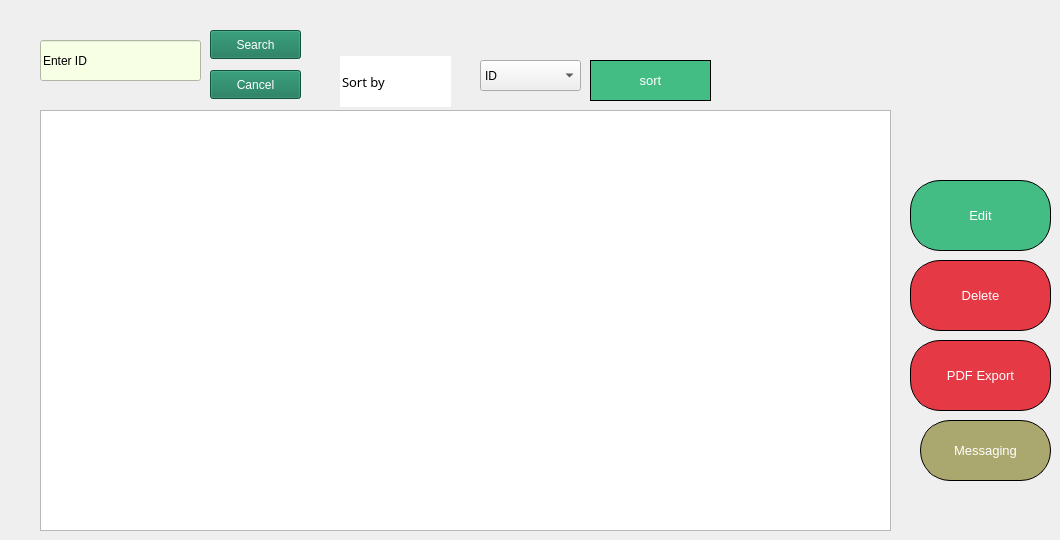
       <widget class="QWidget" name="list_view_Client">
        <widget class="QPushButton" name="Search_Button_Client">
         <property name="geometry">
          <rect>
           <x>210</x>
           <y>30</y>
           <width>91</width>
           <height>29</height>
          </rect>
         </property>
         <property name="styleSheet">
          <string notr="true">background-color: rgb(18, 115, 83);
color: rgb(255, 255, 255);</string>
         </property>
         <property name="text">
          <string>Search</string>
         </property>
        </widget>
        <widget class="QLineEdit" name="lineEdit_7_Client">
         <property name="geometry">
          <rect>
           <x>340</x>
           <y>56</y>
           <width>111</width>
           <height>51</height>
          </rect>
         </property>
         <property name="font">
          <font>
           <family>MV Boli</family>
           <pointsize>10</pointsize>
           <italic>false</italic>
           <bold>false</bold>
          </font>
         </property>
         <property name="styleSheet">
          <string notr="true">
color: rgb(0, 0, 0);
font: 10pt ;


border-radius:30px;
</string>
         </property>
         <property name="text">
          <string>Sort by</string>
         </property>
         <property name="frame">
          <bool>true</bool>
         </property>
         <property name="cursorPosition">
          <number>7</number>
         </property>
         <property name="dragEnabled">
          <bool>false</bool>
         </property>
         <property name="readOnly">
          <bool>false</bool>
         </property>
        </widget>
        <widget class="QLineEdit" name="Search_line_edit_Client">
         <property name="geometry">
          <rect>
           <x>40</x>
           <y>40</y>
           <width>161</width>
           <height>41</height>
          </rect>
         </property>
         <property name="styleSheet">
          <string notr="true">
background-color: rgb(247, 255, 229);

</string>
         </property>
         <property name="text">
          <string>Enter ID</string>
         </property>
        </widget>
        <widget class="QPushButton" name="Edit_Button_Client">
         <property name="geometry">
          <rect>
           <x>910</x>
           <y>180</y>
           <width>141</width>
           <height>71</height>
          </rect>
         </property>
         <property name="styleSheet">
          <string notr="true">border: 1px solid black;

color: rgb(255, 255, 255);
font: 10pt ;

background-color: rgb(171, 168, 111);
background-color: rgb(68, 189, 133);


border-radius:30px;
</string>
         </property>
         <property name="text">
          <string>Edit</string>
         </property>
        </widget>
        <widget class="QPushButton" name="Delete_Button_Client">
         <property name="geometry">
          <rect>
           <x>910</x>
           <y>260</y>
           <width>141</width>
           <height>71</height>
          </rect>
         </property>
         <property name="styleSheet">
          <string notr="true">border: 1px solid black;


color: rgb(255, 255, 255);
font: 10pt ;

background-color: rgb(171, 168, 111);
background-color: rgb(126, 61, 64);
background-color: rgb(230, 57, 70);

border-radius:30px;
</string>
         </property>
         <property name="text">
          <string>Delete</string>
         </property>
        </widget>
        <widget class="QTableView" name="tableView_Client">
         <property name="geometry">
          <rect>
           <x>40</x>
           <y>110</y>
           <width>851</width>
           <height>421</height>
          </rect>
         </property>
         <property name="styleSheet">
          <string notr="true"/>
         </property>
        </widget>
        <widget class="QPushButton" name="pdf_Button_Client">
         <property name="geometry">
          <rect>
           <x>910</x>
           <y>340</y>
           <width>141</width>
           <height>71</height>
          </rect>
         </property>
         <property name="styleSheet">
          <string notr="true">border: 1px solid black;


color: rgb(255, 255, 255);
font: 10pt ;

background-color: rgb(171, 168, 111);
background-color: rgb(126, 61, 64);
background-color: rgb(230, 57, 70);

border-radius:30px;
</string>
         </property>
         <property name="text">
          <string>PDF Export</string>
         </property>
        </widget>
        <widget class="QComboBox" name="sort_criterion_Client">
         <property name="geometry">
          <rect>
           <x>480</x>
           <y>60</y>
           <width>101</width>
           <height>31</height>
          </rect>
         </property>
         <item>
          <property name="text">
           <string>ID</string>
          </property>
         </item>
         <item>
          <property name="text">
           <string>Nom</string>
          </property>
         </item>
        </widget>
        <widget class="QPushButton" name="Sort_Button_Client">
         <property name="geometry">
          <rect>
           <x>590</x>
           <y>60</y>
           <width>121</width>
           <height>41</height>
          </rect>
         </property>
         <property name="styleSheet">
          <string notr="true">border: 1px solid black;

color: rgb(255, 255, 255);
font: 10pt ;

background-color: rgb(171, 168, 111);
background-color: rgb(68, 189, 133);


border-radius:30px;
</string>
         </property>
         <property name="text">
          <string>sort</string>
         </property>
        </widget>
        <widget class="QPushButton" name="cancel_search_button_Client">
         <property name="geometry">
          <rect>
           <x>210</x>
           <y>70</y>
           <width>91</width>
           <height>29</height>
          </rect>
         </property>
         <property name="styleSheet">
          <string notr="true">background-color: rgb(18, 115, 83);
color: rgb(255, 255, 255);</string>
         </property>
         <property name="text">
          <string>Cancel</string>
         </property>
        </widget>
        <widget class="QPushButton" name="messaging_Button_Client">
         <property name="geometry">
          <rect>
           <x>920</x>
           <y>420</y>
           <width>131</width>
           <height>61</height>
          </rect>
         </property>
         <property name="styleSheet">
          <string notr="true">border: 1px solid black;

color: rgb(255, 255, 255);
font: 10pt ;

background-color: rgb(171, 168, 111);




border-radius:30px;
</string>
         </property>
         <property name="text">
          <string>Messaging</string>
         </property>
        </widget>
       </widget>
